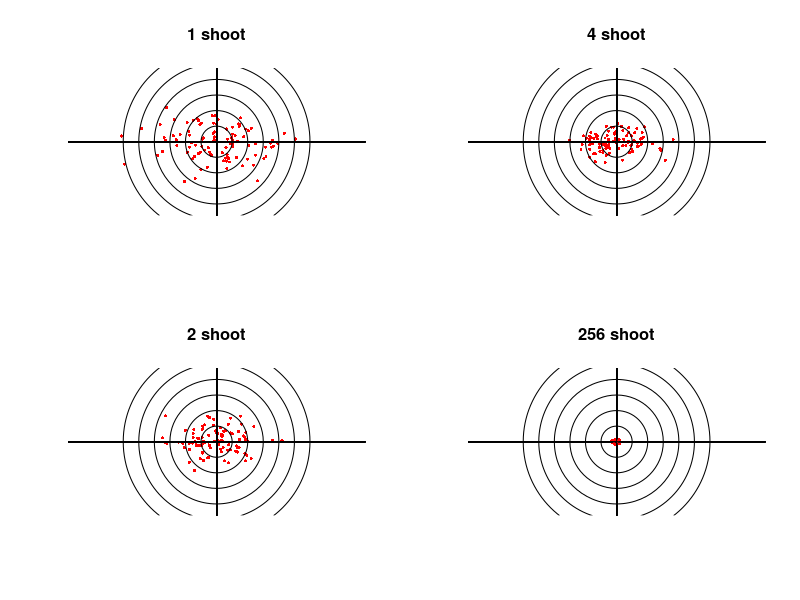
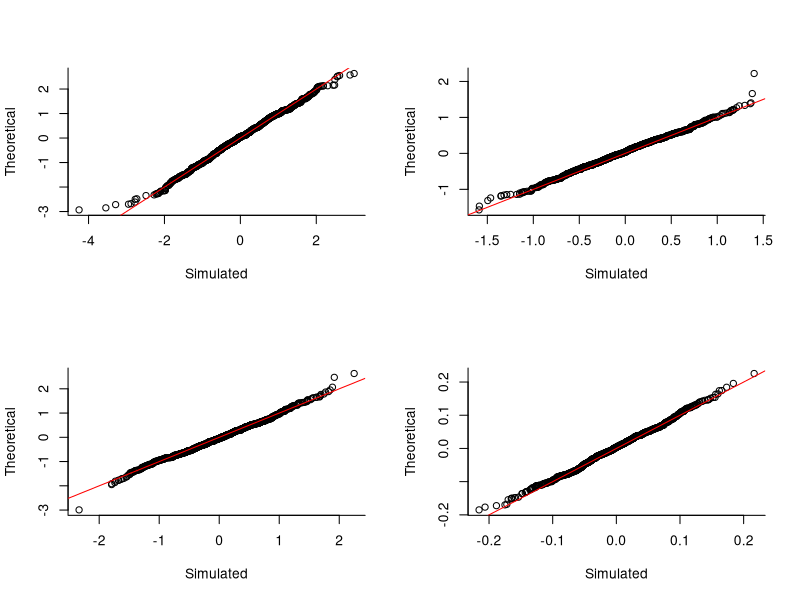
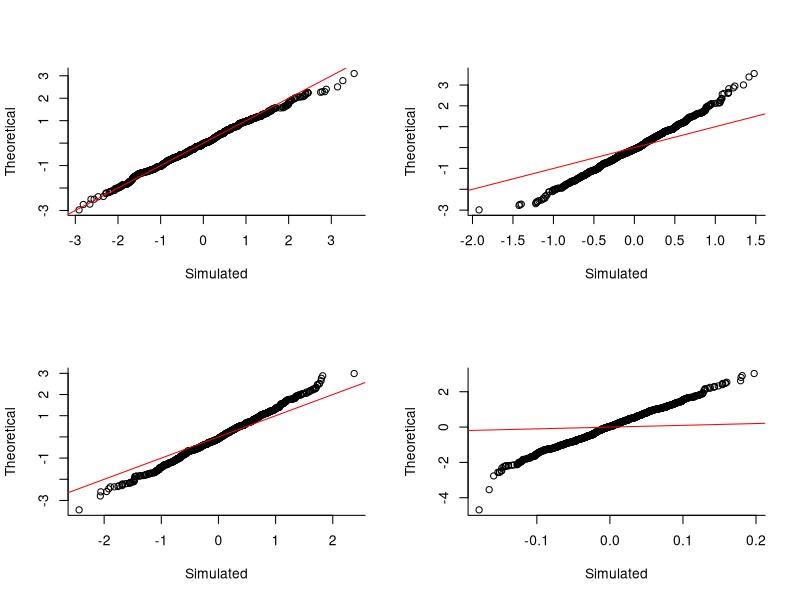

Recreate these plots in R, in order.
##########################
#D1.2-1
# Shoot
##########################
layout(matrix(1:4, 2,2))
REP=c(1,2,4,256)
n=100
for(i in 1:length(REP))
{
  plot(main=paste(REP[i], "shoot"), x=NULL, y=NULL, xlim=c(-4,4), ylim=c(-4,4), axes = F, xlab="", ylab="")
  for(j in 1:n)
  {
    points(mean(rnorm(REP[i])), mean(rnorm(REP[i])), pch=16, cex=0.5, col="red")
    abline(h=0, v=0)
  }
  points(rep(0, 6),rep(0,6), cex=seq(5,30, 5))
}


##########################
#D1.2-2
#QQplot 1
##########################
layout(matrix(1:4, 2,2))
REP=c(1,2,4,256)
n=1000
for(i in 1:length(REP))
{
  xp=array(0, n)
  for(j in 1:n)
  {
    xp[j] = mean(rnorm(REP[i]))
  }
  qqplot(xp, rnorm(n, 0, sqrt(1/REP[i])), bty='l', xlab="Simulated", ylab="Theoretical")
  abline(a=0, b=1, col="red")
}

##########################
#D1.2-3
#QQplot 2
##########################
layout(matrix(1:4, 2,2))
REP=c(1,2,4,256)
n=1000
for(i in 1:length(REP))
{
  xp=array(0, n)
  for(j in 1:n)
  {
    xp[j] = mean(rnorm(REP[i]))
  }
  qqplot(xp, rnorm(n), bty='l', xlab="Simulated", ylab="Theoretical")
  abline(a=0, b=1, col="red")
}

